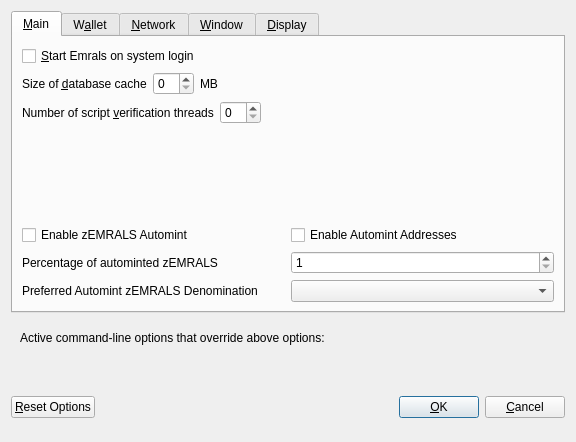
<?xml version="1.0" encoding="UTF-8"?>
<ui version="4.0">
 <class>OptionsDialog</class>
 <widget class="QDialog" name="OptionsDialog">
  <property name="geometry">
   <rect>
    <x>0</x>
    <y>0</y>
    <width>576</width>
    <height>442</height>
   </rect>
  </property>
  <property name="windowTitle">
   <string>Options</string>
  </property>
  <property name="modal">
   <bool>true</bool>
  </property>
  <layout class="QVBoxLayout" name="verticalLayout">
   <item>
    <widget class="QTabWidget" name="tabWidget">
     <property name="currentIndex">
      <number>0</number>
     </property>
     <widget class="QWidget" name="tabMain">
      <attribute name="title">
       <string>&amp;Main</string>
      </attribute>
      <layout class="QVBoxLayout" name="verticalLayout_Main">
       <item>
        <widget class="QCheckBox" name="bitcoinAtStartup">
         <property name="toolTip">
          <string>Automatically start Emrals after logging in to the system.</string>
         </property>
         <property name="text">
          <string>&amp;Start Emrals on system login</string>
         </property>
        </widget>
       </item>
       <item>
        <layout class="QHBoxLayout" name="horizontalLayout_2_Main">
         <item>
          <widget class="QLabel" name="databaseCacheLabel">
           <property name="text">
            <string>Size of &amp;database cache</string>
           </property>
           <property name="textFormat">
            <enum>Qt::PlainText</enum>
           </property>
           <property name="buddy">
            <cstring>databaseCache</cstring>
           </property>
          </widget>
         </item>
         <item>
          <widget class="QSpinBox" name="databaseCache"/>
         </item>
         <item>
          <widget class="QLabel" name="databaseCacheUnitLabel">
           <property name="text">
            <string>MB</string>
           </property>
           <property name="textFormat">
            <enum>Qt::PlainText</enum>
           </property>
          </widget>
         </item>
         <item>
          <spacer name="horizontalSpacer_2_Main">
           <property name="orientation">
            <enum>Qt::Horizontal</enum>
           </property>
           <property name="sizeHint" stdset="0">
            <size>
             <width>40</width>
             <height>20</height>
            </size>
           </property>
          </spacer>
         </item>
        </layout>
       </item>
       <item>
        <layout class="QHBoxLayout" name="horizontalLayout_3_Main">
         <item>
          <widget class="QLabel" name="threadsScriptVerifLabel">
           <property name="text">
            <string>Number of script &amp;verification threads</string>
           </property>
           <property name="textFormat">
            <enum>Qt::PlainText</enum>
           </property>
           <property name="buddy">
            <cstring>threadsScriptVerif</cstring>
           </property>
          </widget>
         </item>
         <item>
          <widget class="QSpinBox" name="threadsScriptVerif">
           <property name="toolTip">
            <string>(0 = auto, &lt;0 = leave that many cores free)</string>
           </property>
          </widget>
         </item>
         <item>
          <spacer name="horizontalSpacer_3_Main">
           <property name="orientation">
            <enum>Qt::Horizontal</enum>
           </property>
           <property name="sizeHint" stdset="0">
            <size>
             <width>40</width>
             <height>20</height>
            </size>
           </property>
          </spacer>
         </item>
        </layout>
       </item>
       <item>
        <spacer name="verticalSpacer_2">
         <property name="orientation">
          <enum>Qt::Vertical</enum>
         </property>
         <property name="sizeHint" stdset="0">
          <size>
           <width>20</width>
           <height>40</height>
          </size>
         </property>
        </spacer>
       </item>
       <item>
        <widget class="QWidget" name="verticalZemralsOptionsWidget" native="true">
         <layout class="QVBoxLayout" name="verticalZemralsOptionsLayout">
          <property name="margin">
           <number>0</number>
          </property>
          <item>
           <layout class="QHBoxLayout" name="horizontalAutomintingLayout">
            <item>
             <widget class="QCheckBox" name="checkBoxZeromintEnable">
              <property name="toolTip">
               <string>Enable automatic minting of EMRALS units to zEMRALS</string>
              </property>
              <property name="layoutDirection">
               <enum>Qt::LeftToRight</enum>
              </property>
              <property name="text">
               <string>Enable zEMRALS Automint</string>
              </property>
             </widget>
            </item>
            <item>
             <widget class="QCheckBox" name="checkBoxZeromintAddresses">
              <property name="toolTip">
               <string>Enable automatic zEMRALS minting from specific addresses</string>
              </property>
              <property name="layoutDirection">
               <enum>Qt::LeftToRight</enum>
              </property>
              <property name="text">
               <string>Enable Automint Addresses</string>
              </property>
             </widget>
            </item>
           </layout>
          </item>
          <item>
           <layout class="QHBoxLayout" name="horizontalZmintPercentageLayout">
            <item>
             <widget class="QLabel" name="percentage_label">
              <property name="toolTip">
               <string>Percentage of incoming EMRALS which get automatically converted to zEMRALS via Zerocoin Protocol (min: 10%)</string>
              </property>
              <property name="text">
               <string>Percentage of autominted zEMRALS</string>
              </property>
             </widget>
            </item>
            <item>
             <widget class="QSpinBox" name="zeromintPercentage">
              <property name="minimum">
               <number>1</number>
              </property>
              <property name="maximum">
               <number>100</number>
              </property>
             </widget>
            </item>
           </layout>
          </item>
          <item>
           <layout class="QHBoxLayout" name="horizontalLayout" stretch="0,0">
            <property name="sizeConstraint">
             <enum>QLayout::SetFixedSize</enum>
            </property>
            <item>
             <widget class="QLabel" name="labelPreferredDenom">
              <property name="maximumSize">
               <size>
                <width>16777215</width>
                <height>16777215</height>
               </size>
              </property>
              <property name="toolTip">
               <string>Wait with automatic conversion to Zerocoin until enough EMRALS for this denomination is available</string>
              </property>
              <property name="text">
               <string>Preferred Automint zEMRALS Denomination</string>
              </property>
             </widget>
            </item>
            <item>
             <widget class="QComboBox" name="preferredDenom">
              <property name="maximumSize">
               <size>
                <width>16777215</width>
                <height>27</height>
               </size>
              </property>
              <property name="toolTip">
               <string>Wait with automatic conversion to Zerocoin until enough EMRALS for this denomination is available</string>
              </property>
              <property name="maxVisibleItems">
               <number>9</number>
              </property>
              <property name="maxCount">
               <number>9</number>
              </property>
             </widget>
            </item>
           </layout>
          </item>
         </layout>
        </widget>
       </item>
      </layout>
     </widget>
     <widget class="QWidget" name="tabWallet">
      <attribute name="title">
       <string>W&amp;allet</string>
      </attribute>
      <layout class="QVBoxLayout" name="verticalLayout_Wallet">
       <item>
        <layout class="QHBoxLayout" name="horizontalLayout_2_Wallet">
         <item>
          <widget class="QLabel" name="labelStakeSplitThresholdText">
           <property name="text">
            <string>Stake split threshold:</string>
           </property>
          </widget>
         </item>
         <item>
          <widget class="QSpinBox" name="spinBoxStakeSplitThreshold">
           <property name="minimum">
            <number>1</number>
           </property>
           <property name="maximum">
            <number>999999</number>
           </property>
          </widget>
         </item>
        </layout>
       </item>
       <item>
        <widget class="QGroupBox" name="groupBox">
         <property name="title">
          <string>Expert</string>
         </property>
         <layout class="QVBoxLayout" name="verticalLayout_2">
          <item>
           <widget class="QCheckBox" name="coinControlFeatures">
            <property name="toolTip">
             <string>Whether to show coin control features or not.</string>
            </property>
            <property name="text">
             <string>Enable coin &amp;control features</string>
            </property>
           </widget>
          </item>
          <item>
           <widget class="QCheckBox" name="showMasternodesTab">
            <property name="toolTip">
             <string>Show additional tab listing all your masternodes in first sub-tab&lt;br/&gt;and all masternodes on the network in second sub-tab.</string>
            </property>
            <property name="text">
             <string>Show Masternodes Tab</string>
            </property>
           </widget>
          </item>
          <item>
           <widget class="QCheckBox" name="spendZeroConfChange">
            <property name="toolTip">
             <string>If you disable the spending of unconfirmed change, the change from a transaction&lt;br/&gt;cannot be used until that transaction has at least one confirmation.&lt;br/&gt;This also affects how your balance is computed.</string>
            </property>
            <property name="text">
             <string>&amp;Spend unconfirmed change</string>
            </property>
           </widget>
          </item>
         </layout>
        </widget>
       </item>
       <item>
        <spacer name="verticalSpacer_Wallet">
         <property name="orientation">
          <enum>Qt::Vertical</enum>
         </property>
         <property name="sizeHint" stdset="0">
          <size>
           <width>20</width>
           <height>40</height>
          </size>
         </property>
        </spacer>
       </item>
      </layout>
     </widget>
     <widget class="QWidget" name="tabNetwork">
      <attribute name="title">
       <string>&amp;Network</string>
      </attribute>
      <layout class="QVBoxLayout" name="verticalLayout_Network">
       <item>
        <widget class="QCheckBox" name="mapPortUpnp">
         <property name="toolTip">
          <string>Automatically open the Emrals client port on the router. This only works when your router supports UPnP and it is enabled.</string>
         </property>
         <property name="text">
          <string>Map port using &amp;UPnP</string>
         </property>
        </widget>
       </item>
       <item>
        <widget class="QCheckBox" name="allowIncoming">
         <property name="toolTip">
          <string>Accept connections from outside</string>
         </property>
         <property name="text">
          <string>Allow incoming connections</string>
         </property>
        </widget>
       </item>
       <item>
        <widget class="QCheckBox" name="connectSocks">
         <property name="toolTip">
          <string>Connect to the Emrals network through a SOCKS5 proxy.</string>
         </property>
         <property name="text">
          <string>&amp;Connect through SOCKS5 proxy (default proxy):</string>
         </property>
        </widget>
       </item>
       <item>
        <layout class="QHBoxLayout" name="horizontalLayout_1_Network">
         <item>
          <widget class="QLabel" name="proxyIpLabel">
           <property name="text">
            <string>Proxy &amp;IP:</string>
           </property>
           <property name="textFormat">
            <enum>Qt::PlainText</enum>
           </property>
           <property name="buddy">
            <cstring>proxyIp</cstring>
           </property>
          </widget>
         </item>
         <item>
          <widget class="QValidatedLineEdit" name="proxyIp">
           <property name="minimumSize">
            <size>
             <width>140</width>
             <height>0</height>
            </size>
           </property>
           <property name="maximumSize">
            <size>
             <width>140</width>
             <height>16777215</height>
            </size>
           </property>
           <property name="toolTip">
            <string>IP address of the proxy (e.g. IPv4: 127.0.0.1 / IPv6: ::1)</string>
           </property>
          </widget>
         </item>
         <item>
          <widget class="QLabel" name="proxyPortLabel">
           <property name="text">
            <string>&amp;Port:</string>
           </property>
           <property name="textFormat">
            <enum>Qt::PlainText</enum>
           </property>
           <property name="buddy">
            <cstring>proxyPort</cstring>
           </property>
          </widget>
         </item>
         <item>
          <widget class="QLineEdit" name="proxyPort">
           <property name="minimumSize">
            <size>
             <width>55</width>
             <height>0</height>
            </size>
           </property>
           <property name="maximumSize">
            <size>
             <width>55</width>
             <height>16777215</height>
            </size>
           </property>
           <property name="toolTip">
            <string>Port of the proxy (e.g. 9050)</string>
           </property>
          </widget>
         </item>
         <item>
          <spacer name="horizontalSpacer_1_Network">
           <property name="orientation">
            <enum>Qt::Horizontal</enum>
           </property>
           <property name="sizeHint" stdset="0">
            <size>
             <width>40</width>
             <height>20</height>
            </size>
           </property>
          </spacer>
         </item>
        </layout>
       </item>
       <item>
        <spacer name="verticalSpacer_Network">
         <property name="orientation">
          <enum>Qt::Vertical</enum>
         </property>
         <property name="sizeHint" stdset="0">
          <size>
           <width>20</width>
           <height>40</height>
          </size>
         </property>
        </spacer>
       </item>
      </layout>
     </widget>
     <widget class="QWidget" name="tabWindow">
      <attribute name="title">
       <string>&amp;Window</string>
      </attribute>
      <layout class="QVBoxLayout" name="verticalLayout_Window">
       <item>
        <widget class="QCheckBox" name="minimizeToTray">
         <property name="toolTip">
          <string>Show only a tray icon after minimizing the window.</string>
         </property>
         <property name="text">
          <string>&amp;Minimize to the tray instead of the taskbar</string>
         </property>
        </widget>
       </item>
       <item>
        <widget class="QCheckBox" name="minimizeOnClose">
         <property name="toolTip">
          <string>Minimize instead of exit the application when the window is closed. When this option is enabled, the application will be closed only after selecting Quit in the menu.</string>
         </property>
         <property name="text">
          <string>M&amp;inimize on close</string>
         </property>
        </widget>
       </item>
       <item>
        <spacer name="verticalSpacer_Window">
         <property name="orientation">
          <enum>Qt::Vertical</enum>
         </property>
         <property name="sizeHint" stdset="0">
          <size>
           <width>20</width>
           <height>40</height>
          </size>
         </property>
        </spacer>
       </item>
      </layout>
     </widget>
     <widget class="QWidget" name="tabDisplay">
      <attribute name="title">
       <string>&amp;Display</string>
      </attribute>
      <layout class="QVBoxLayout" name="verticalLayout_Display">
       <item>
        <layout class="QHBoxLayout" name="horizontalLayout_1_Display">
         <item>
          <widget class="QLabel" name="langLabel">
           <property name="text">
            <string>User Interface &amp;language:</string>
           </property>
           <property name="textFormat">
            <enum>Qt::PlainText</enum>
           </property>
           <property name="buddy">
            <cstring>lang</cstring>
           </property>
          </widget>
         </item>
         <item>
          <widget class="QValueComboBox" name="lang">
           <property name="toolTip">
            <string>The user interface language can be set here. This setting will take effect after restarting Emrals.</string>
           </property>
          </widget>
         </item>
        </layout>
       </item>
       <item>
        <widget class="QLabel" name="label_3">
         <property name="toolTip">
          <string notr="true"/>
         </property>
         <property name="statusTip">
          <string notr="true"/>
         </property>
         <property name="whatsThis">
          <string notr="true"/>
         </property>
         <property name="accessibleName">
          <string notr="true"/>
         </property>
         <property name="text">
          <string>Language missing or translation incomplete? Help contributing translations here:
https://www.transifex.com/emralsvps-project/emralsvps-project-translations</string>
         </property>
         <property name="wordWrap">
          <bool>true</bool>
         </property>
         <property name="openExternalLinks">
          <bool>true</bool>
         </property>
         <property name="textInteractionFlags">
          <set>Qt::TextBrowserInteraction</set>
         </property>
        </widget>
       </item>
       <item>
        <layout class="QHBoxLayout" name="horizontalLayout_2_Display" stretch="0,0">
         <item>
          <widget class="QLabel" name="themeLabel">
           <property name="text">
            <string>User Interface Theme:</string>
           </property>
          </widget>
         </item>
         <item>
          <widget class="QValueComboBox" name="theme"/>
         </item>
        </layout>
       </item>
       <item>
        <widget class="QWidget" name="verticalZemralsDisplayWidget" native="true">
         <layout class="QVBoxLayout" name="verticalZemralsDisplayLayout">
          <property name="margin">
           <number>0</number>
          </property>
          <item>
           <widget class="Line" name="line">
            <property name="orientation">
             <enum>Qt::Horizontal</enum>
            </property>
           </widget>
          </item>
          <item>
           <layout class="QHBoxLayout" name="horizontalLayout_3_Display">
            <item>
             <widget class="QLabel" name="unitLabel">
              <property name="text">
               <string>Unit to show amounts in:</string>
              </property>
              <property name="textFormat">
               <enum>Qt::PlainText</enum>
              </property>
             </widget>
            </item>
            <item>
             <widget class="QValueComboBox" name="unit">
              <property name="toolTip">
               <string>Choose the default subdivision unit to show in the interface and when sending coins.</string>
              </property>
             </widget>
            </item>
           </layout>
          </item>
          <item>
           <layout class="QHBoxLayout" name="horizontalLayout_4_Display">
            <item>
             <widget class="QLabel" name="digitsLabel">
              <property name="text">
               <string>Decimal digits</string>
              </property>
             </widget>
            </item>
            <item>
             <widget class="QValueComboBox" name="digits"/>
            </item>
           </layout>
          </item>
          <item>
           <layout class="QHBoxLayout" name="horizontalLayout_5_Display">
            <item>
             <widget class="QCheckBox" name="checkBoxHideZeroBalances">
              <property name="toolTip">
               <string>Hide empty balances</string>
              </property>
              <property name="layoutDirection">
               <enum>Qt::LeftToRight</enum>
              </property>
              <property name="text">
               <string>Hide empty balances</string>
              </property>
             </widget>
            </item>
            <item>
             <widget class="QCheckBox" name="checkBoxHideOrphans">
              <property name="toolTip">
               <string>Hide orphan stakes in transaction lists</string>
              </property>
              <property name="text">
               <string>Hide orphan stakes</string>
              </property>
             </widget>
            </item>
            <item>
             <spacer name="horizontalSpacer">
              <property name="orientation">
               <enum>Qt::Horizontal</enum>
              </property>
              <property name="sizeHint" stdset="0">
               <size>
                <width>40</width>
                <height>20</height>
               </size>
              </property>
             </spacer>
            </item>
           </layout>
          </item>
          <item>
           <layout class="QHBoxLayout" name="horizontalLayout_6_Display">
            <item>
             <widget class="QLabel" name="thirdPartyTxUrlsLabel">
              <property name="toolTip">
               <string>Third party URLs (e.g. a block explorer) that appear in the transactions tab as context menu items. %s in the URL is replaced by transaction hash. Multiple URLs are separated by vertical bar |.</string>
              </property>
              <property name="text">
               <string>Third party transaction URLs</string>
              </property>
             </widget>
            </item>
            <item>
             <widget class="QLineEdit" name="thirdPartyTxUrls">
              <property name="toolTip">
               <string>Third party URLs (e.g. a block explorer) that appear in the transactions tab as context menu items. %s in the URL is replaced by transaction hash. Multiple URLs are separated by vertical bar |.</string>
              </property>
             </widget>
            </item>
           </layout>
          </item>
         </layout>
        </widget>
       </item>
       <item>
        <spacer name="verticalSpacer">
         <property name="orientation">
          <enum>Qt::Vertical</enum>
         </property>
         <property name="sizeHint" stdset="0">
          <size>
           <width>20</width>
           <height>40</height>
          </size>
         </property>
        </spacer>
       </item>
      </layout>
     </widget>
    </widget>
   </item>
   <item>
    <widget class="QFrame" name="frame">
     <layout class="QVBoxLayout" name="verticalLayout_Bottom">
      <item>
       <layout class="QHBoxLayout" name="horizontalLayout_Bottom">
        <item>
         <widget class="QLabel" name="overriddenByCommandLineInfoLabel">
          <property name="text">
           <string>Active command-line options that override above options:</string>
          </property>
          <property name="textFormat">
           <enum>Qt::PlainText</enum>
          </property>
         </widget>
        </item>
        <item>
         <spacer name="horizontalSpacer_Bottom">
          <property name="orientation">
           <enum>Qt::Horizontal</enum>
          </property>
          <property name="sizeHint" stdset="0">
           <size>
            <width>40</width>
            <height>20</height>
           </size>
          </property>
         </spacer>
        </item>
       </layout>
      </item>
      <item>
       <widget class="QLabel" name="overriddenByCommandLineLabel">
        <property name="text">
         <string/>
        </property>
        <property name="textFormat">
         <enum>Qt::PlainText</enum>
        </property>
        <property name="wordWrap">
         <bool>true</bool>
        </property>
       </widget>
      </item>
     </layout>
    </widget>
   </item>
   <item>
    <layout class="QHBoxLayout" name="horizontalLayout_Buttons">
     <item>
      <widget class="QPushButton" name="resetButton">
       <property name="toolTip">
        <string>Reset all client options to default.</string>
       </property>
       <property name="text">
        <string>&amp;Reset Options</string>
       </property>
       <property name="autoDefault">
        <bool>false</bool>
       </property>
      </widget>
     </item>
     <item>
      <spacer name="horizontalSpacer_1">
       <property name="orientation">
        <enum>Qt::Horizontal</enum>
       </property>
       <property name="sizeHint" stdset="0">
        <size>
         <width>40</width>
         <height>48</height>
        </size>
       </property>
      </spacer>
     </item>
     <item>
      <widget class="QLabel" name="statusLabel">
       <property name="minimumSize">
        <size>
         <width>200</width>
         <height>0</height>
        </size>
       </property>
       <property name="font">
        <font>
         <weight>75</weight>
         <bold>true</bold>
        </font>
       </property>
       <property name="text">
        <string/>
       </property>
       <property name="textFormat">
        <enum>Qt::PlainText</enum>
       </property>
       <property name="wordWrap">
        <bool>true</bool>
       </property>
      </widget>
     </item>
     <item>
      <spacer name="horizontalSpacer_2">
       <property name="orientation">
        <enum>Qt::Horizontal</enum>
       </property>
       <property name="sizeHint" stdset="0">
        <size>
         <width>40</width>
         <height>48</height>
        </size>
       </property>
      </spacer>
     </item>
     <item>
      <widget class="QPushButton" name="okButton">
       <property name="text">
        <string>&amp;OK</string>
       </property>
       <property name="autoDefault">
        <bool>false</bool>
       </property>
       <property name="default">
        <bool>true</bool>
       </property>
      </widget>
     </item>
     <item>
      <widget class="QPushButton" name="cancelButton">
       <property name="text">
        <string>&amp;Cancel</string>
       </property>
       <property name="autoDefault">
        <bool>false</bool>
       </property>
      </widget>
     </item>
    </layout>
   </item>
  </layout>
 </widget>
 <customwidgets>
  <customwidget>
   <class>QValidatedLineEdit</class>
   <extends>QLineEdit</extends>
   <header>qvalidatedlineedit.h</header>
  </customwidget>
  <customwidget>
   <class>QValueComboBox</class>
   <extends>QComboBox</extends>
   <header>qvaluecombobox.h</header>
  </customwidget>
 </customwidgets>
 <resources/>
 <connections/>
</ui>
